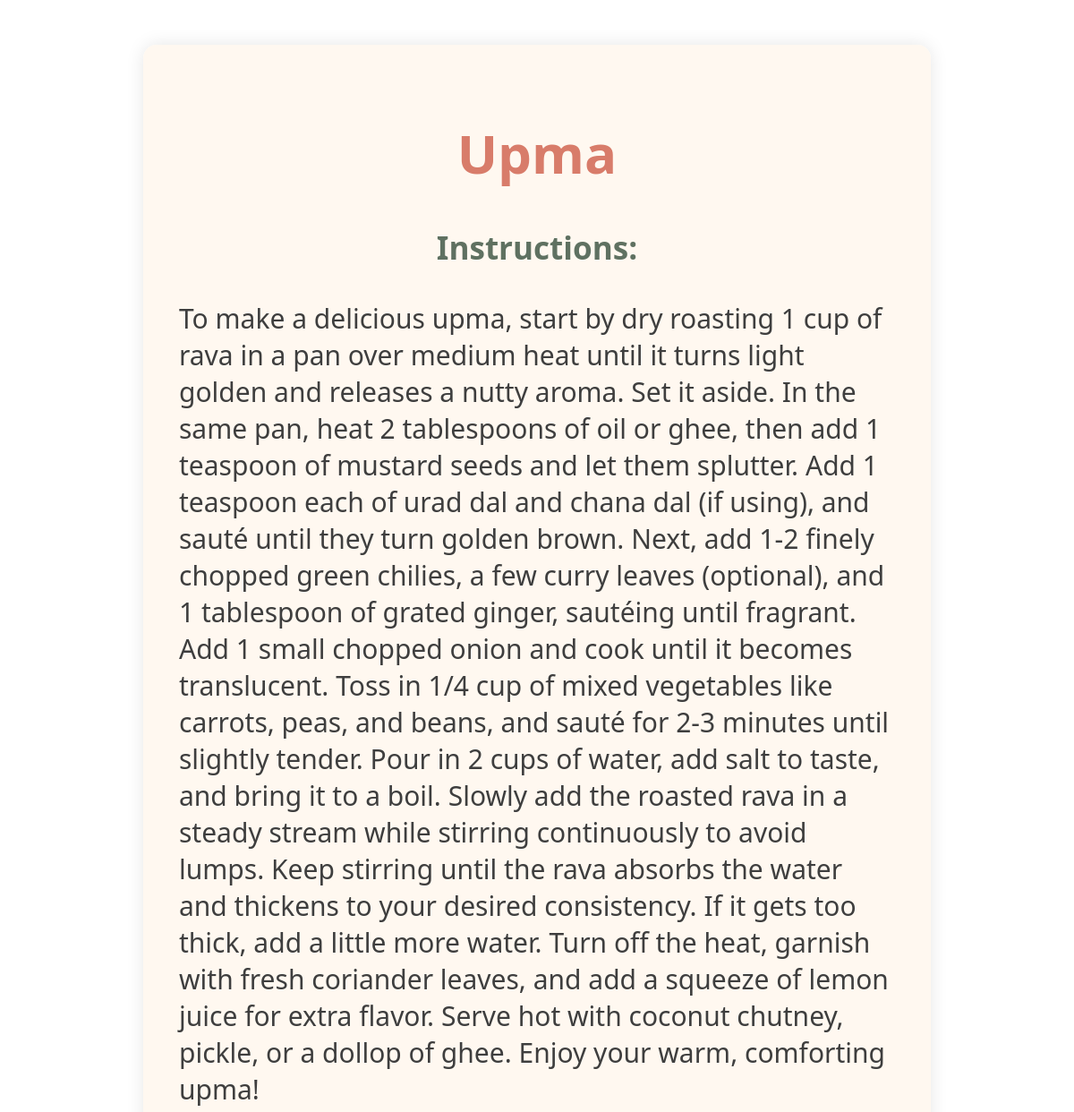
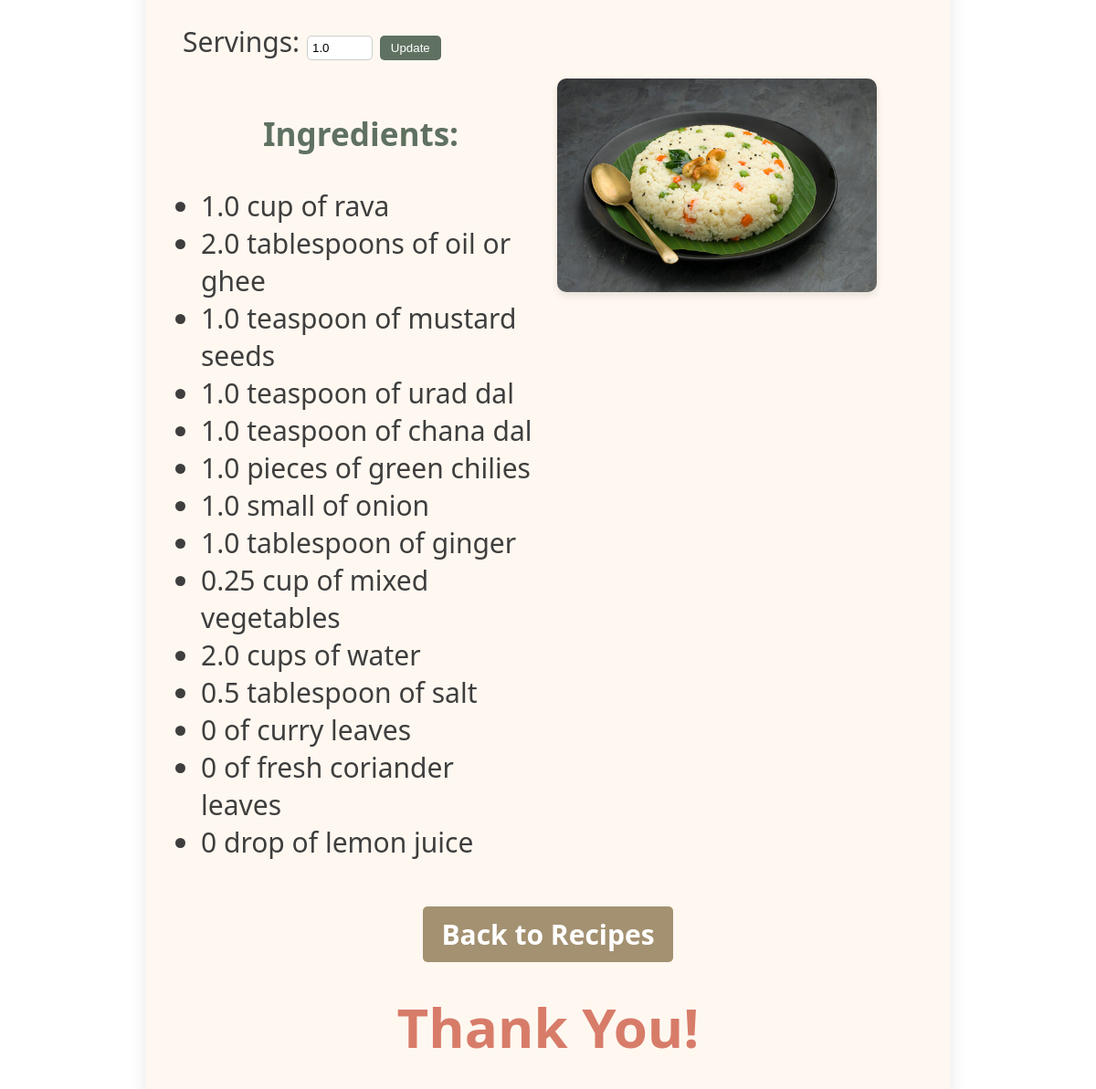
Screenshot of /recipes/4/ with the database file from the repository (2 pictures, top to bottom).
### recipes/models.py (models this page shows, shortened)
class Recipe(models.Model):
    name = models.CharField(max_length=200)
    instructions = models.TextField()
    servings = models.PositiveIntegerField(default=1)
    ingredients = models.JSONField(default=list)
    image = models.ImageField(upload_to='recipe_images/', blank=True, null=True)
    def adjust_ingredients_for_servings(self, servings):
        adjusted_ingredients = []
        for ingredient in self.ingredients:
            adjusted_ingredient = ingredient.copy()
            try:
                adjusted_ingredient['quantity'] = float(ingredient['quantity']) * (servings / self.servings)
            except (ValueError, TypeError):
                adjusted_ingredient['quantity'] = 0
            adjusted_ingredients.append(adjusted_ingredient)
        return adjusted_ingredients

### recipes/views.py (the view)
# urls.py: path('<int:pk>/', views.recipe_detail, name='recipe_detail'), # /recipes/1/
def recipe_detail(request, pk):
    recipe = get_object_or_404(Recipe, id=pk)
    servings = float(request.GET.get('servings', recipe.servings))
    adjusted_ingredients = recipe.adjust_ingredients_for_servings(servings)
    return render(request, 'recipes/recipe_detail.html', {
        'recipe': recipe,
        'ingredients': adjusted_ingredients,
        'servings': servings,
    })

### recipes/templates/recipes/recipe_detail.html (shortened to what this page needs)
{% load static %}
<!DOCTYPE html>
<html lang="en">
<head>
    <link rel="stylesheet" href="{% static 'css/style.css' %}">
</head>
<body>
    <div class="container">
        <h1>{{ recipe.name }}</h1>
        <div class="instructions">
            <h3>Instructions:</h3>
            <p>{{ recipe.instructions }}</p>
        </div>
        <form method="get" class="servings-form">
            <label for="servings">Servings:</label>
            <input type="number" id="servings" name="servings" value="{{ servings }}" min="1">
            <button type="submit">Update</button>
        </form>
        <div class="flex-container">
            <div class="ingredients">
                <h3>Ingredients:</h3>
                <ul>
                    {% for ingredient in ingredients %}
                        <li>{{ ingredient.quantity }} {{ ingredient.unit }} of {{ ingredient.name }}</li>
                    {% empty %}
                        <li>No ingredients available.</li>
                    {% endfor %}
                </ul>
            </div>
            {% if recipe.image %}
            <div class="image-section">
                <img src="{{ recipe.image.url }}" alt="{{ recipe.name }}">
            </div>
            {% endif %}
        </div>
        <div style="text-align: center; margin-top: 30px;">
            <a href="{% url 'recipe_list' %}" class="back-link">Back to Recipes</a>
        </div>
        <h1 class="footer-thanks"><b>Thank You!</b></h1>
    </div>
</body>
</html>

### recipes/static/style.css (style rules this page uses)
body { color:aquamarine; font-family: verdana; font-size:30px }

### recipes/templates/recipes/recipe_detail.html (style rules this page uses)
body { background-image: url('https://media.istockphoto.com/id/1313187927/vector/cooking-food-and-vegetables-background.jpg?s=612x612&w=0&k=20&c=qC9BPv5TLtYEh-_myYacOZSugAEUx4S_uq5s6H33-ss='); background-repeat: no-repeat; background-size: cover; margin: 0; padding: 0; font-family: 'Segoe UI', Tahoma, Geneva, Verdana, sans-serif; color: #3e3e3e; }
.container { background-color: rgba(255, 248, 240, 0.95); max-width: 800px; margin: 50px auto; padding: 40px; border-radius: 15px; box-shadow: 0 0 20px rgba(0, 0, 0, 0.1); }
h1 { text-align: center; color: #d87c6a; }
h3 { color: #5f7161; text-align: center; }
.instructions, .servings-form { margin-bottom: 20px; }
.servings-form input { padding: 5px; width: 60px; border: 1px solid #ccc; border-radius: 5px; }
.servings-form button { padding: 6px 12px; background-color: #5f7161; color: white; border: none; border-radius: 5px; cursor: pointer; }
.flex-container { display: flex; flex-wrap: wrap; gap: 20px; align-items: flex-start; margin-top: 20px; }
.ingredients, .image-section { flex: 1; min-width: 250px; }
.ingredients ul { padding-left: 20px; }
.image-section img { width: 100%; max-width: 350px; height: auto; border-radius: 10px; box-shadow: 0 4px 8px rgba(0, 0, 0, 0.1); }
.back-link { background-color: #a39171; color: white; padding: 10px 20px; text-decoration: none; border-radius: 5px; font-weight: bold; transition: background-color 0.3s; }
.footer-thanks { text-align: center; margin-top: 40px; color: #d87c6a; }

### rows the page displays
Recipe: name "Upma", instructions "To make a delicious upma, start by dry roasting 1 cup of rava in a pan over medium heat until it turns light golden and releases a nutty aroma. Set it aside. In the same pan, heat 2 tablespoons of oil or ghee, then add 1 teaspoon of mustard seeds and let them splutter. Add 1 teaspoon each of urad dal and chana dal (if using), and sauté until they turn golden brown. Next, add 1-2 finely chopped green chilies, a few curry leaves (optional), and 1 tablespoon of grated ginger, sautéing until fragrant. Add 1 small chopped onion and cook until it becomes translucent. Toss in 1/4 cup of mixed vegetables like carrots, peas, and beans, and sauté for 2-3 minutes until slightly tender. Pour in 2 cups…", image (picture)

### other values shown
{{ ingredient.quantity }} "1.0" "2.0" "1.0" "1.0" "1.0" "1.0" "1.0" "1.0" "0.25" "2.0" "0.5" "0" "0" "0"
{{ ingredient.unit }} "cup" "tablespoons" "teaspoon" "teaspoon" "teaspoon" "pieces" "small" "tablespoon" "cup" "cups" "tablespoon" "drop"
{{ ingredient.name }} "rava" "oil or ghee" "mustard seeds" "urad dal" "chana dal" "green chilies" "onion" "ginger" "mixed vegetables" "water" "salt" "curry leaves" "fresh coriander leaves" "lemon juice"
